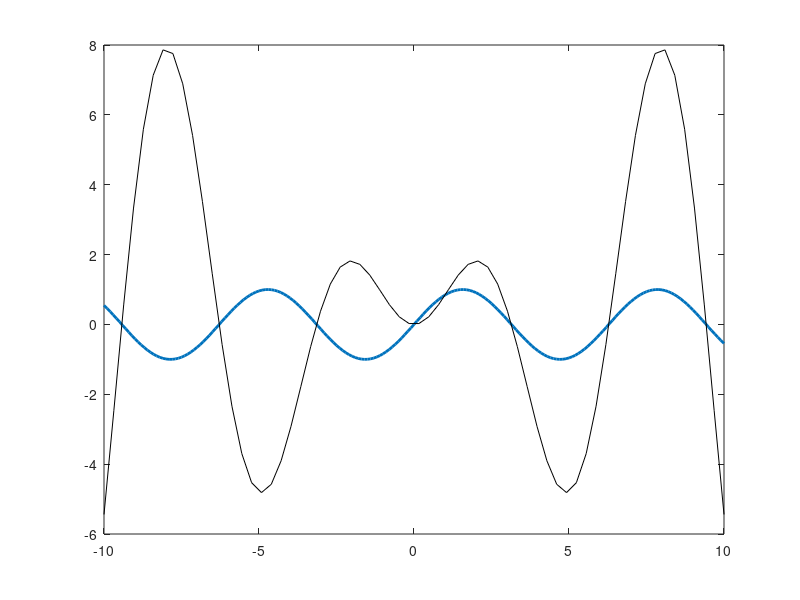

The MATLAB script that drew this image:
clear all; close all; clc

x1 = -10: 0.1: 10;
y1 = sin(x1);

x2 = linspace(-10, 10, 64);
% Component wise multiplication .*
y2 = x2.*sin(x2);

plot(x1, y1, 'linewidth',2), hold on;
plot(x2, y2, 'k');